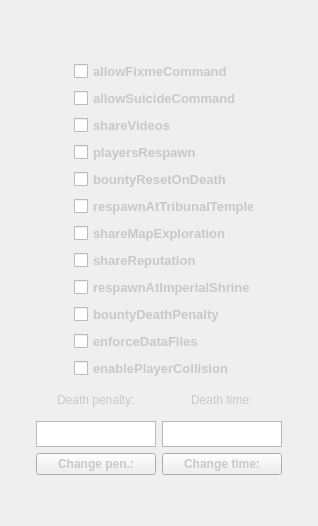
        <widget class="QWidget" name="widget_two" native="true">
         <property name="styleSheet">
          <string notr="true">background-image: url(background.png);
border-image: url(frame.png);
</string>
         </property>
         <layout class="QGridLayout" name="gridLayout_8">
          <item row="22" column="0" colspan="2">
           <layout class="QGridLayout" name="gridLayout_24">
            <property name="sizeConstraint">
             <enum>QLayout::SetDefaultConstraint</enum>
            </property>
            <property name="leftMargin">
             <number>10</number>
            </property>
            <item row="0" column="0">
             <widget class="QCheckBox" name="enablePlayerCollision">
              <property name="sizePolicy">
               <sizepolicy hsizetype="Minimum" vsizetype="Minimum">
                <horstretch>0</horstretch>
                <verstretch>0</verstretch>
               </sizepolicy>
              </property>
              <property name="maximumSize">
               <size>
                <width>180</width>
                <height>35</height>
               </size>
              </property>
              <property name="font">
               <font>
                <pointsize>10</pointsize>
                <bold>true</bold>
               </font>
              </property>
              <property name="styleSheet">
               <string notr="true">color: rgb(200, 200, 200);</string>
              </property>
              <property name="text">
               <string>enablePlayerCollision</string>
              </property>
             </widget>
            </item>
           </layout>
          </item>
          <item row="12" column="0" colspan="2">
           <layout class="QGridLayout" name="gridLayout_19">
            <property name="sizeConstraint">
             <enum>QLayout::SetDefaultConstraint</enum>
            </property>
            <property name="leftMargin">
             <number>10</number>
            </property>
            <item row="0" column="0">
             <widget class="QCheckBox" name="shareMapExploration">
              <property name="maximumSize">
               <size>
                <width>180</width>
                <height>35</height>
               </size>
              </property>
              <property name="font">
               <font>
                <pointsize>10</pointsize>
                <bold>true</bold>
               </font>
              </property>
              <property name="styleSheet">
               <string notr="true">color: rgb(200, 200, 200);</string>
              </property>
              <property name="text">
               <string>shareMapExploration</string>
              </property>
             </widget>
            </item>
           </layout>
          </item>
          <item row="25" column="0">
           <layout class="QGridLayout" name="gridLayout_30">
            <property name="leftMargin">
             <number>25</number>
            </property>
            <item row="0" column="0">
             <widget class="QPushButton" name="deathPenaltyJailDays">
              <property name="sizePolicy">
               <sizepolicy hsizetype="Minimum" vsizetype="Minimum">
                <horstretch>0</horstretch>
                <verstretch>0</verstretch>
               </sizepolicy>
              </property>
              <property name="minimumSize">
               <size>
                <width>0</width>
                <height>0</height>
               </size>
              </property>
              <property name="maximumSize">
               <size>
                <width>120</width>
                <height>30</height>
               </size>
              </property>
              <property name="font">
               <font>
                <family>Segoe UI</family>
                <pointsize>9</pointsize>
                <italic>false</italic>
                <bold>true</bold>
               </font>
              </property>
              <property name="styleSheet">
               <string notr="true">font: 900 9pt &quot;Segoe UI&quot;;
color: rgb(200, 200, 200);</string>
              </property>
              <property name="text">
               <string>Change pen.:</string>
              </property>
             </widget>
            </item>
           </layout>
          </item>
          <item row="25" column="1">
           <layout class="QGridLayout" name="gridLayout_31">
            <property name="rightMargin">
             <number>25</number>
            </property>
            <item row="0" column="0">
             <widget class="QPushButton" name="deathTime">
              <property name="sizePolicy">
               <sizepolicy hsizetype="Minimum" vsizetype="Minimum">
                <horstretch>0</horstretch>
                <verstretch>0</verstretch>
               </sizepolicy>
              </property>
              <property name="minimumSize">
               <size>
                <width>0</width>
                <height>0</height>
               </size>
              </property>
              <property name="maximumSize">
               <size>
                <width>120</width>
                <height>30</height>
               </size>
              </property>
              <property name="font">
               <font>
                <family>Segoe UI</family>
                <pointsize>9</pointsize>
                <italic>false</italic>
                <bold>true</bold>
               </font>
              </property>
              <property name="styleSheet">
               <string notr="true">font: 900 9pt &quot;Segoe UI&quot;;
color: rgb(200, 200, 200);</string>
              </property>
              <property name="text">
               <string>Change time:</string>
              </property>
             </widget>
            </item>
           </layout>
          </item>
          <item row="23" column="0">
           <layout class="QGridLayout" name="gridLayout_25">
            <property name="leftMargin">
             <number>25</number>
            </property>
            <item row="0" column="0" alignment="Qt::AlignHCenter">
             <widget class="QLabel" name="deathPenalty">
              <property name="sizePolicy">
               <sizepolicy hsizetype="Minimum" vsizetype="Minimum">
                <horstretch>0</horstretch>
                <verstretch>0</verstretch>
               </sizepolicy>
              </property>
              <property name="minimumSize">
               <size>
                <width>0</width>
                <height>0</height>
               </size>
              </property>
              <property name="maximumSize">
               <size>
                <width>90</width>
                <height>30</height>
               </size>
              </property>
              <property name="styleSheet">
               <string notr="true">font: 900 9pt &quot;Segoe UI&quot;;
color: rgb(200, 200, 200);</string>
              </property>
              <property name="text">
               <string>Death penalty:</string>
              </property>
             </widget>
            </item>
           </layout>
          </item>
          <item row="8" column="0" colspan="2">
           <layout class="QGridLayout" name="gridLayout_17">
            <property name="sizeConstraint">
             <enum>QLayout::SetDefaultConstraint</enum>
            </property>
            <property name="leftMargin">
             <number>10</number>
            </property>
            <item row="0" column="0">
             <widget class="QCheckBox" name="bountyResetOnDeath">
              <property name="sizePolicy">
               <sizepolicy hsizetype="Minimum" vsizetype="Minimum">
                <horstretch>0</horstretch>
                <verstretch>0</verstretch>
               </sizepolicy>
              </property>
              <property name="maximumSize">
               <size>
                <width>180</width>
                <height>35</height>
               </size>
              </property>
              <property name="font">
               <font>
                <pointsize>10</pointsize>
                <bold>true</bold>
               </font>
              </property>
              <property name="styleSheet">
               <string notr="true">color: rgb(200, 200, 200);</string>
              </property>
              <property name="text">
               <string>bountyResetOnDeath</string>
              </property>
             </widget>
            </item>
           </layout>
          </item>
          <item row="24" column="0">
           <layout class="QGridLayout" name="gridLayout_27">
            <property name="leftMargin">
             <number>25</number>
            </property>
            <item row="0" column="0">
             <widget class="QTextBrowser" name="deathPenaltyView">
              <property name="sizePolicy">
               <sizepolicy hsizetype="Minimum" vsizetype="Minimum">
                <horstretch>0</horstretch>
                <verstretch>0</verstretch>
               </sizepolicy>
              </property>
              <property name="minimumSize">
               <size>
                <width>0</width>
                <height>0</height>
               </size>
              </property>
              <property name="maximumSize">
               <size>
                <width>120</width>
                <height>26</height>
               </size>
              </property>
              <property name="font">
               <font>
                <family>Segoe UI</family>
                <pointsize>9</pointsize>
                <italic>false</italic>
                <bold>true</bold>
               </font>
              </property>
              <property name="styleSheet">
               <string notr="true">font: 700 9pt &quot;Segoe UI&quot;;
allign: center;
color: rgb(200, 200, 200);</string>
              </property>
              <property name="html">
               <string>&lt;!DOCTYPE HTML PUBLIC &quot;-//W3C//DTD HTML 4.0//EN&quot; &quot;http://www.w3.org/TR/REC-html40/strict.dtd&quot;&gt;
&lt;html&gt;&lt;head&gt;&lt;meta name=&quot;qrichtext&quot; content=&quot;1&quot; /&gt;&lt;meta charset=&quot;utf-8&quot; /&gt;&lt;style type=&quot;text/css&quot;&gt;
p, li { white-space: pre-wrap; }
hr { height: 1px; border-width: 0; }
&lt;/style&gt;&lt;/head&gt;&lt;body style=&quot; font-family:'Segoe UI'; font-size:9pt; font-weight:700; font-style:normal;&quot;&gt;
&lt;p align=&quot;center&quot; style=&quot;-qt-paragraph-type:empty; margin-top:0px; margin-bottom:0px; margin-left:0px; margin-right:0px; -qt-block-indent:0; text-indent:0px; font-weight:400;&quot;&gt;&lt;br /&gt;&lt;/p&gt;&lt;/body&gt;&lt;/html&gt;</string>
              </property>
             </widget>
            </item>
           </layout>
          </item>
          <item row="6" column="0" colspan="2">
           <layout class="QGridLayout" name="gridLayout_16">
            <property name="sizeConstraint">
             <enum>QLayout::SetDefaultConstraint</enum>
            </property>
            <property name="leftMargin">
             <number>10</number>
            </property>
            <item row="0" column="0">
             <widget class="QCheckBox" name="playersRespawn">
              <property name="maximumSize">
               <size>
                <width>180</width>
                <height>35</height>
               </size>
              </property>
              <property name="font">
               <font>
                <pointsize>10</pointsize>
                <bold>true</bold>
               </font>
              </property>
              <property name="styleSheet">
               <string notr="true">color: rgb(200, 200, 200);</string>
              </property>
              <property name="text">
               <string>playersRespawn</string>
              </property>
             </widget>
            </item>
           </layout>
          </item>
          <item row="24" column="1">
           <layout class="QGridLayout" name="gridLayout_29">
            <property name="rightMargin">
             <number>25</number>
            </property>
            <item row="0" column="0">
             <widget class="QTextBrowser" name="deathTimeView">
              <property name="sizePolicy">
               <sizepolicy hsizetype="Minimum" vsizetype="Minimum">
                <horstretch>0</horstretch>
                <verstretch>0</verstretch>
               </sizepolicy>
              </property>
              <property name="minimumSize">
               <size>
                <width>0</width>
                <height>0</height>
               </size>
              </property>
              <property name="maximumSize">
               <size>
                <width>120</width>
                <height>26</height>
               </size>
              </property>
              <property name="font">
               <font>
                <family>Segoe UI</family>
                <pointsize>9</pointsize>
                <italic>false</italic>
                <bold>true</bold>
               </font>
              </property>
              <property name="styleSheet">
               <string notr="true">font: 700 9pt &quot;Segoe UI&quot;;
allign: center;
color: rgb(200, 200, 200);</string>
              </property>
              <property name="html">
               <string>&lt;!DOCTYPE HTML PUBLIC &quot;-//W3C//DTD HTML 4.0//EN&quot; &quot;http://www.w3.org/TR/REC-html40/strict.dtd&quot;&gt;
&lt;html&gt;&lt;head&gt;&lt;meta name=&quot;qrichtext&quot; content=&quot;1&quot; /&gt;&lt;meta charset=&quot;utf-8&quot; /&gt;&lt;style type=&quot;text/css&quot;&gt;
p, li { white-space: pre-wrap; }
hr { height: 1px; border-width: 0; }
&lt;/style&gt;&lt;/head&gt;&lt;body style=&quot; font-family:'Segoe UI'; font-size:9pt; font-weight:700; font-style:normal;&quot;&gt;
&lt;p align=&quot;center&quot; style=&quot;-qt-paragraph-type:empty; margin-top:0px; margin-bottom:0px; margin-left:0px; margin-right:0px; -qt-block-indent:0; text-indent:0px; font-weight:400;&quot;&gt;&lt;br /&gt;&lt;/p&gt;&lt;/body&gt;&lt;/html&gt;</string>
              </property>
             </widget>
            </item>
           </layout>
          </item>
          <item row="10" column="0" colspan="2">
           <layout class="QGridLayout" name="gridLayout_18">
            <property name="sizeConstraint">
             <enum>QLayout::SetDefaultConstraint</enum>
            </property>
            <property name="leftMargin">
             <number>10</number>
            </property>
            <item row="0" column="0">
             <widget class="QCheckBox" name="respawnAtTribunalTemple">
              <property name="maximumSize">
               <size>
                <width>180</width>
                <height>35</height>
               </size>
              </property>
              <property name="font">
               <font>
                <pointsize>10</pointsize>
                <bold>true</bold>
               </font>
              </property>
              <property name="styleSheet">
               <string notr="true">color: rgb(200, 200, 200);</string>
              </property>
              <property name="text">
               <string>respawnAtTribunalTemple</string>
              </property>
             </widget>
            </item>
           </layout>
          </item>
          <item row="26" column="0" colspan="2">
           <layout class="QGridLayout" name="gridLayout_81">
            <property name="bottomMargin">
             <number>40</number>
            </property>
           </layout>
          </item>
          <item row="23" column="1">
           <layout class="QGridLayout" name="gridLayout_26">
            <property name="rightMargin">
             <number>25</number>
            </property>
            <item row="0" column="0" alignment="Qt::AlignHCenter">
             <widget class="QLabel" name="deathTimeLabel">
              <property name="sizePolicy">
               <sizepolicy hsizetype="Minimum" vsizetype="Minimum">
                <horstretch>0</horstretch>
                <verstretch>0</verstretch>
               </sizepolicy>
              </property>
              <property name="minimumSize">
               <size>
                <width>30</width>
                <height>30</height>
               </size>
              </property>
              <property name="maximumSize">
               <size>
                <width>70</width>
                <height>30</height>
               </size>
              </property>
              <property name="styleSheet">
               <string notr="true">font: 900 9pt &quot;Segoe UI&quot;;
color: rgb(200, 200, 200);</string>
              </property>
              <property name="text">
               <string>Death time:</string>
              </property>
             </widget>
            </item>
           </layout>
          </item>
          <item row="4" column="0" colspan="2">
           <layout class="QGridLayout" name="gridLayout_15">
            <property name="sizeConstraint">
             <enum>QLayout::SetDefaultConstraint</enum>
            </property>
            <property name="leftMargin">
             <number>10</number>
            </property>
            <item row="0" column="0">
             <widget class="QCheckBox" name="shareVideos">
              <property name="maximumSize">
               <size>
                <width>180</width>
                <height>35</height>
               </size>
              </property>
              <property name="font">
               <font>
                <pointsize>10</pointsize>
                <bold>true</bold>
               </font>
              </property>
              <property name="styleSheet">
               <string notr="true">color: rgb(200, 200, 200);</string>
              </property>
              <property name="text">
               <string>shareVideos</string>
              </property>
             </widget>
            </item>
           </layout>
          </item>
          <item row="16" column="0" colspan="2">
           <layout class="QGridLayout" name="gridLayout_21">
            <property name="sizeConstraint">
             <enum>QLayout::SetDefaultConstraint</enum>
            </property>
            <property name="leftMargin">
             <number>10</number>
            </property>
            <item row="0" column="0">
             <widget class="QCheckBox" name="respawnAtImperialShrine">
              <property name="maximumSize">
               <size>
                <width>180</width>
                <height>35</height>
               </size>
              </property>
              <property name="font">
               <font>
                <pointsize>10</pointsize>
                <bold>true</bold>
               </font>
              </property>
              <property name="styleSheet">
               <string notr="true">color: rgb(200, 200, 200);</string>
              </property>
              <property name="text">
               <string>respawnAtImperialShrine</string>
              </property>
             </widget>
            </item>
           </layout>
          </item>
          <item row="14" column="0" colspan="2">
           <layout class="QGridLayout" name="gridLayout_20">
            <property name="sizeConstraint">
             <enum>QLayout::SetDefaultConstraint</enum>
            </property>
            <property name="leftMargin">
             <number>10</number>
            </property>
            <item row="0" column="0">
             <widget class="QCheckBox" name="shareReputation">
              <property name="maximumSize">
               <size>
                <width>180</width>
                <height>35</height>
               </size>
              </property>
              <property name="font">
               <font>
                <pointsize>10</pointsize>
                <bold>true</bold>
               </font>
              </property>
              <property name="styleSheet">
               <string notr="true">color: rgb(200, 200, 200);</string>
              </property>
              <property name="text">
               <string>shareReputation</string>
              </property>
             </widget>
            </item>
           </layout>
          </item>
          <item row="2" column="0" colspan="2">
           <layout class="QGridLayout" name="gridLayout_14">
            <property name="sizeConstraint">
             <enum>QLayout::SetDefaultConstraint</enum>
            </property>
            <property name="leftMargin">
             <number>10</number>
            </property>
            <item row="0" column="0">
             <widget class="QCheckBox" name="allowSuicideCommand">
              <property name="sizePolicy">
               <sizepolicy hsizetype="Minimum" vsizetype="Minimum">
                <horstretch>0</horstretch>
                <verstretch>0</verstretch>
               </sizepolicy>
              </property>
              <property name="maximumSize">
               <size>
                <width>180</width>
                <height>35</height>
               </size>
              </property>
              <property name="font">
               <font>
                <pointsize>10</pointsize>
                <bold>true</bold>
               </font>
              </property>
              <property name="styleSheet">
               <string notr="true">color: rgb(200, 200, 200);</string>
              </property>
              <property name="text">
               <string>allowSuicideCommand</string>
              </property>
             </widget>
            </item>
           </layout>
          </item>
          <item row="20" column="0" colspan="2">
           <layout class="QGridLayout" name="gridLayout_23">
            <property name="sizeConstraint">
             <enum>QLayout::SetDefaultConstraint</enum>
            </property>
            <property name="leftMargin">
             <number>10</number>
            </property>
            <item row="0" column="0">
             <widget class="QCheckBox" name="enforceDataFiles">
              <property name="sizePolicy">
               <sizepolicy hsizetype="Minimum" vsizetype="Minimum">
                <horstretch>0</horstretch>
                <verstretch>0</verstretch>
               </sizepolicy>
              </property>
              <property name="maximumSize">
               <size>
                <width>180</width>
                <height>35</height>
               </size>
              </property>
              <property name="font">
               <font>
                <pointsize>10</pointsize>
                <bold>true</bold>
               </font>
              </property>
              <property name="styleSheet">
               <string notr="true">color: rgb(200, 200, 200);</string>
              </property>
              <property name="text">
               <string>enforceDataFiles</string>
              </property>
             </widget>
            </item>
           </layout>
          </item>
          <item row="18" column="0" colspan="2">
           <layout class="QGridLayout" name="gridLayout_22">
            <property name="sizeConstraint">
             <enum>QLayout::SetDefaultConstraint</enum>
            </property>
            <property name="leftMargin">
             <number>10</number>
            </property>
            <item row="0" column="0">
             <widget class="QCheckBox" name="bountyDeathPenalty">
              <property name="sizePolicy">
               <sizepolicy hsizetype="Minimum" vsizetype="Minimum">
                <horstretch>0</horstretch>
                <verstretch>0</verstretch>
               </sizepolicy>
              </property>
              <property name="maximumSize">
               <size>
                <width>180</width>
                <height>35</height>
               </size>
              </property>
              <property name="font">
               <font>
                <pointsize>10</pointsize>
                <bold>true</bold>
               </font>
              </property>
              <property name="styleSheet">
               <string notr="true">color: rgb(200, 200, 200);</string>
              </property>
              <property name="text">
               <string>bountyDeathPenalty</string>
              </property>
             </widget>
            </item>
           </layout>
          </item>
          <item row="0" column="0" colspan="2">
           <layout class="QGridLayout" name="gridLayout_13">
            <property name="sizeConstraint">
             <enum>QLayout::SetDefaultConstraint</enum>
            </property>
            <property name="leftMargin">
             <number>10</number>
            </property>
            <property name="topMargin">
             <number>50</number>
            </property>
            <item row="0" column="0">
             <widget class="QCheckBox" name="allowFixmeCommand">
              <property name="sizePolicy">
               <sizepolicy hsizetype="Minimum" vsizetype="Minimum">
                <horstretch>0</horstretch>
                <verstretch>0</verstretch>
               </sizepolicy>
              </property>
              <property name="maximumSize">
               <size>
                <width>180</width>
                <height>35</height>
               </size>
              </property>
              <property name="font">
               <font>
                <pointsize>10</pointsize>
                <bold>true</bold>
               </font>
              </property>
              <property name="styleSheet">
               <string notr="true">color: rgb(200, 200, 200);</string>
              </property>
              <property name="text">
               <string>allowFixmeCommand</string>
              </property>
             </widget>
            </item>
           </layout>
          </item>
         </layout>
        </widget>
